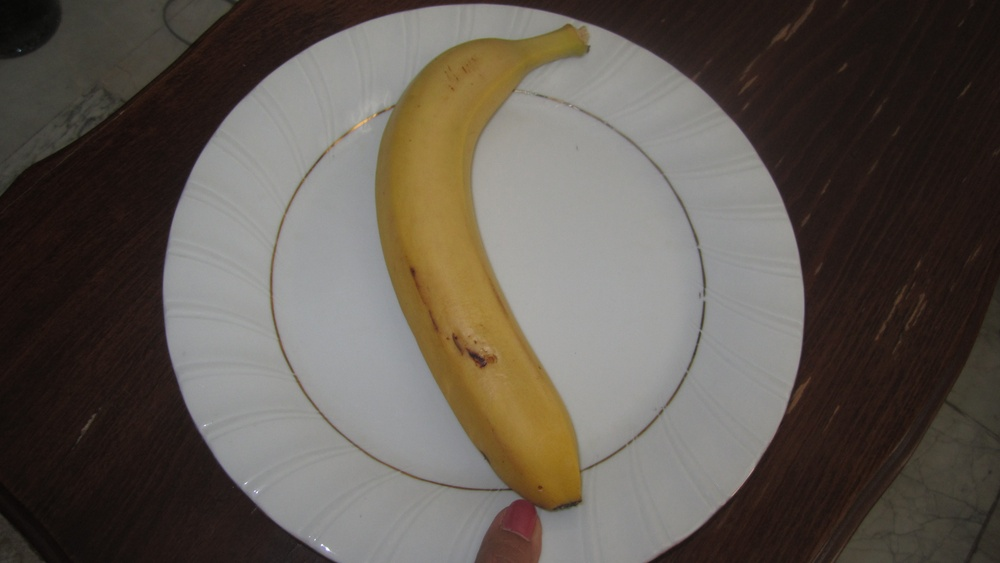
#> input picture practice/test_image.JPG, 1000 x 563 px, shrunk from 4320 x 2432 before the run
$ python feature_color.py ../practice/test_image.JPG
#> lines starting #> are read from the running program, lines starting #| are printed output that depends on the picture; long printed decimals are rounded
#> further down, img is the input picture: shape (563, 1000, 3); mean B, G, R 80.2, 87.8, 95.1
import cv2
import math
import sys
import numpy as np

def getColorFeature(img):
    '''
    Computes the color feature vector of the image
    based on HSV histogram
    '''
    img_hsv = cv2.cvtColor(img, cv2.COLOR_BGR2HSV)
#> img_hsv: shape (563, 1000, 3); mean H, S, V 27.8, 61.9, 95.6
    h, s, v = cv2.split(img_hsv)
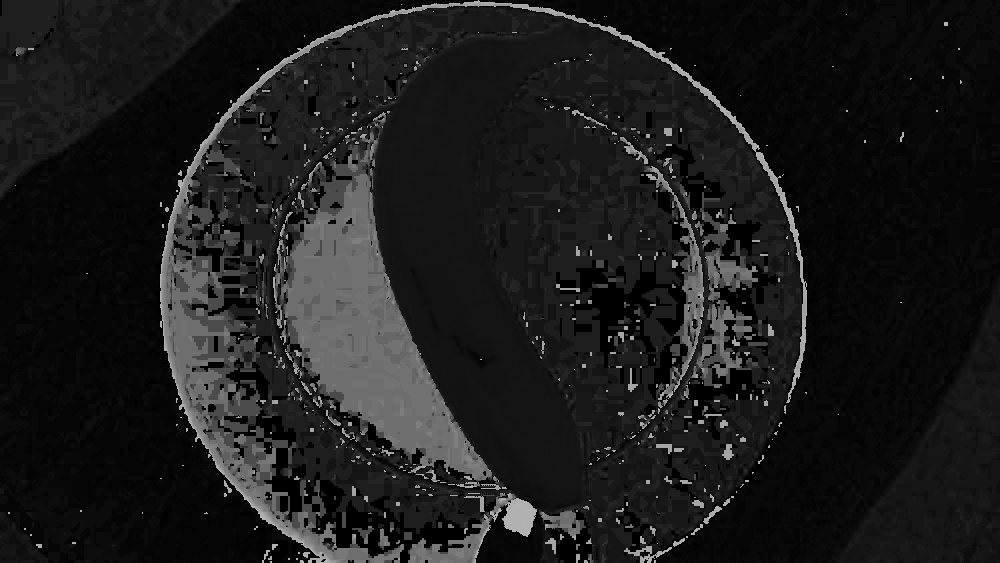
#> h: shape (563, 1000); min 0, max 179, mean 27.8
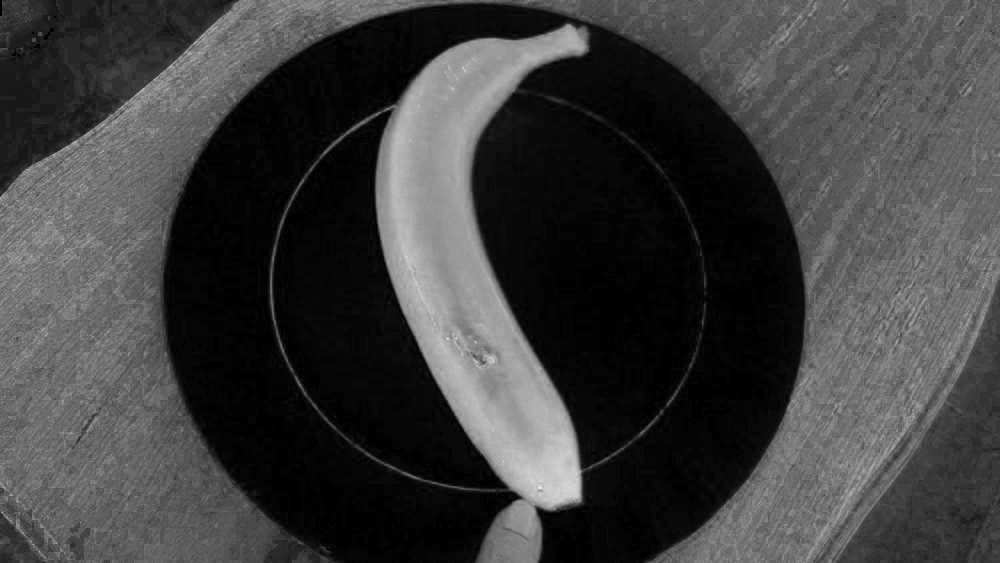
#> s: shape (563, 1000); min 0, max 246, mean 61.9
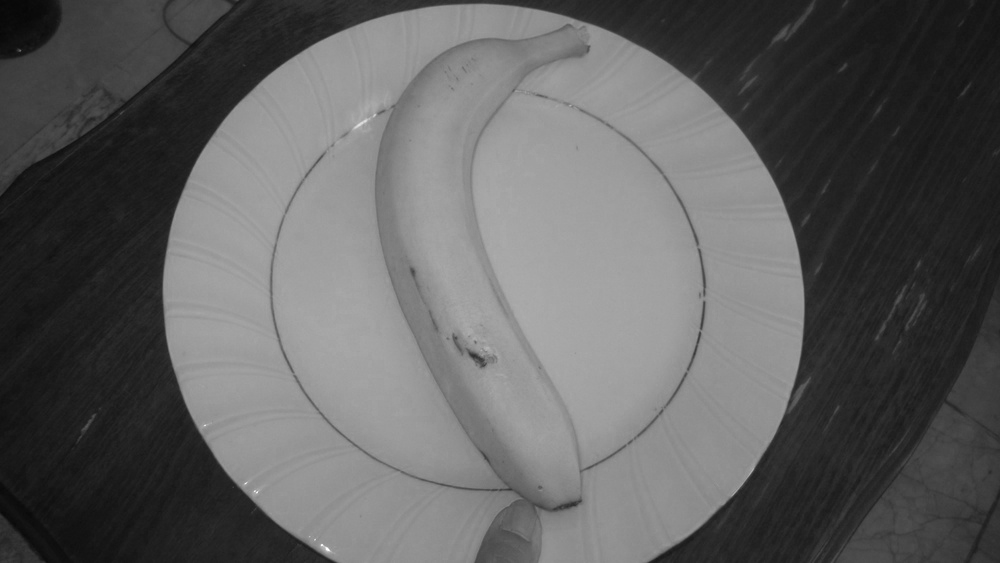
#> v: shape (563, 1000); min 7, max 255, mean 95.6

    hsvHist = [[[0 for _ in range(2)] for _ in range(2)] for _ in range(6)]

    featurevec = []
    hist = cv2.calcHist([img_hsv], [0, 1, 2], None, [6, 2, 2], [0, 180, 0, 256, 0, 256])
    for i in range(6):
        for j in range(2):
            for k in range(2):
                featurevec.append(hist[i][j][k])
#> after the loop, featurevec = [245326, 100133, 29914, 34971, 9754, 69311, 4, 0, 82, 17336, 0, 0, 120, 32495, 0, 0, 1389, 10466, 0, 0, 5430, 5522, 747, 0]
    feature = featurevec[1:]
#> feature = [100133, 29914, 34971, 9754, 69311, 4, 0, 82, 17336, 0, 0, 120, 32495, 0, 0, 1389, 10466, 0, 0, 5430, 5522, 747, 0]
    M = max(feature)
#> M = 100133
    m = min(feature)
#> m = 0
    feature = list(map(lambda x: x * 2, feature))
#> feature = [200266, 59828, 69942, 19508, 138622, 8, 0, 164, 34672, 0, 0, 240, 64990, 0, 0, 2778, 20932, 0, 0, 10860, 11044, 1494, 0]
    feature = [(x - M - m) / (M - m) for x in feature]
#> feature = [1, -0.403, -0.302, -0.805, 0.384, -1, -1, -0.998, -0.654, -1, -1, -0.998, -0.351, -1, -1, -0.972, -0.791, -1, -1, -0.892, -0.89, -0.985, -1]
    mean = np.mean(feature)
#> mean = -0.724
    dev = np.std(feature)
#> dev = 0.496
    feature = [(x - mean) / dev for x in feature]
#> feature = [3.48, 0.648, 0.852, -0.163, 2.23, -0.556, -0.556, -0.553, 0.142, -0.556, -0.556, -0.551, 0.752, -0.556, -0.556, -0.5, -0.135, -0.556, -0.556, -0.338, -0.334, -0.526, -0.556]

    return feature

if __name__ == '__main__':
    img = cv2.imread(sys.argv[1])
    featureVector = getColorFeature(img)
#> featureVector has the same summary as feature in getColorFeature
    print(featureVector)
#| [3.476, 0.6484, 0.852, -0.1634, 2.235, -0.556, -0.5562, -0.5529, 0.1419, -0.5562, -0.5562, -0.5513, 0.7523, -0.5562, -0.5562, -0.5002, -0.1347, -0.5562, -0.5562, -0.3375, -0.3338, -0.5261, -0.5562]
    cv2.waitKey(0)
    cv2.destroyAllWindows()

$ run again, on practice/2.PNG
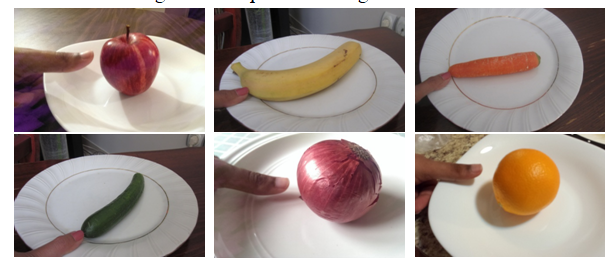
#> input picture practice/2.PNG, 615 x 264 px
#> img is the input picture: shape (264, 615, 3); mean B, G, R 144.4, 150.5, 164.2
#> img_hsv: shape (264, 615, 3); mean H, S, V 47.8, 46, 165.4
#> in getColorFeature, `h, s, v = cv2.split(img_hsv)`:
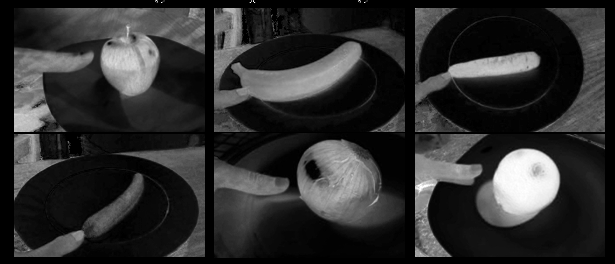
#> s: shape (264, 615); min 0, max 255, mean 46
#> in getColorFeature, `h, s, v = cv2.split(img_hsv)`:
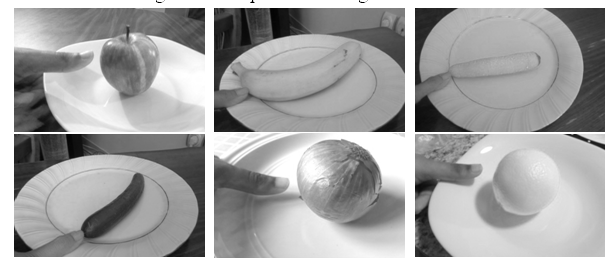
#> v: shape (264, 615); min 0, max 255, mean 165.4
#> after the loop in getColorFeature, `for i in range(6):`: featurevec = [25025, 66694, 3517, 8414, 2081, 10309, 0, 0, 212, 3877, 1, 0, 1470, 9346, 2, 5, 2740, 8599, 849, 0, 4747, 9015, 3152, 2305]
#> in getColorFeature, `feature = featurevec[1:]`: feature = [66694, 3517, 8414, 2081, 10309, 0, 0, 212, 3877, 1, 0, 1470, 9346, 2, 5, 2740, 8599, 849, 0, 4747, 9015, 3152, 2305]
#> M = 66694
#> m = 0
#> in getColorFeature, `feature = list(map(lambda x: x * 2, feature))`: feature = [133388, 7034, 16828, 4162, 20618, 0, 0, 424, 7754, 2, 0, 2940, 18692, 4, 10, 5480, 17198, 1698, 0, 9494, 18030, 6304, 4610]
#> in getColorFeature, `feature = [(x - M - m) / (M - m) for x in feature]`: feature = [1, -0.895, -0.748, -0.938, -0.691, -1, -1, -0.994, -0.884, -1, -1, -0.956, -0.72, -1, -1, -0.918, -0.742, -0.975, -1, -0.858, -0.73, -0.905, -0.931]
#> mean = -0.821
#> dev = 0.402
#> in getColorFeature, `feature = [(x - mean) / dev for x in feature]`: feature = [4.53, -0.183, 0.182, -0.29, 0.324, -0.446, -0.446, -0.43, -0.156, -0.446, -0.446, -0.336, 0.252, -0.446, -0.445, -0.241, 0.196, -0.382, -0.446, -0.0914, 0.227, -0.21, -0.274]
#> featureVector has the same summary as feature in getColorFeature
#| [4.533, -0.1832, 0.1824, -0.2904, 0.3238, -0.4457, -0.4457, -0.4299, -0.1563, -0.4457, -0.4457, -0.336, 0.2519, -0.4456, -0.4454, -0.2412, 0.1962, -0.3823, -0.4457, -0.09137, 0.2272, -0.2104, -0.2737]
